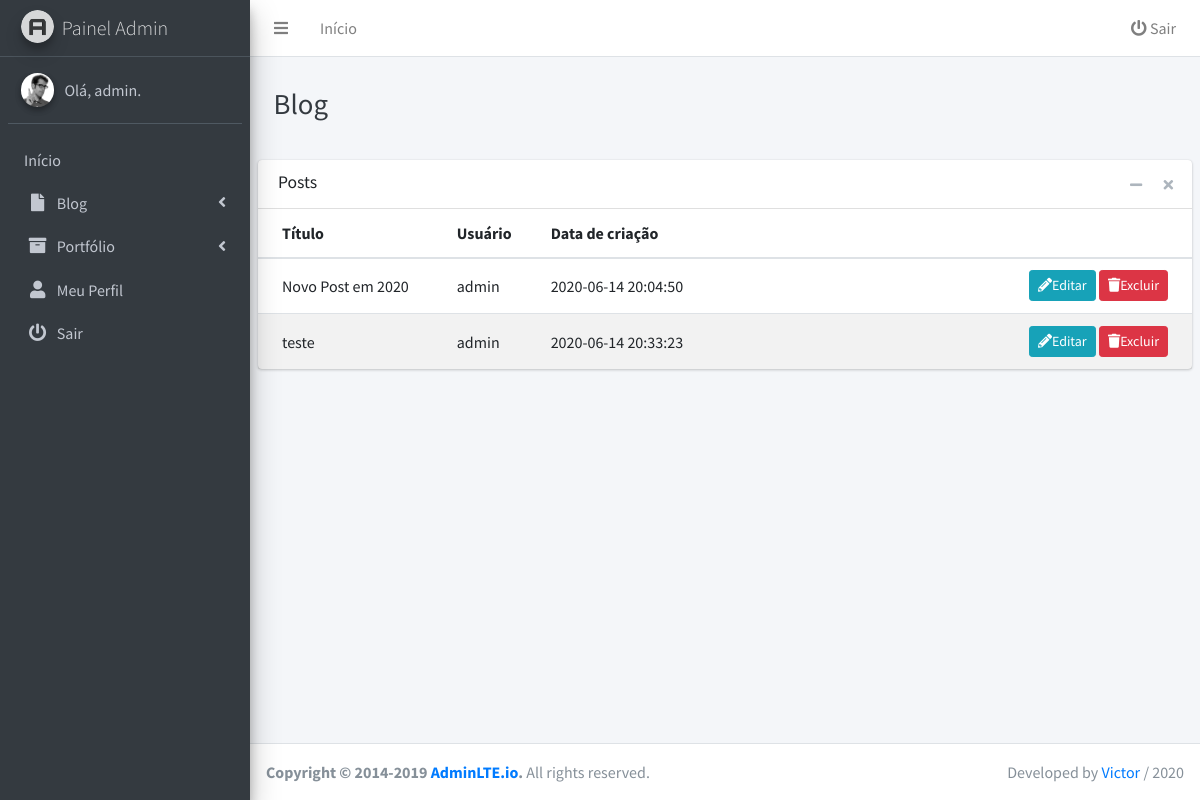
/admin/posts.php (signed in), run on the app's committed database.
### tables this page shows
CREATE TABLE `posts` (
  `id` int(11) NOT NULL,
  `titulo` varchar(128) NOT NULL,
  `descricao` text NOT NULL,
  `user` varchar(32) NOT NULL,
  `date_log` timestamp NOT NULL DEFAULT CURRENT_TIMESTAMP
);

### class/Post.php (called while the page is built, shortened)
<?php
class Post{
    public static function listar($limit = 0){
        $connect = conexao();
        if($limit != 0){
            $sql = "SELECT * FROM posts LIMIT $limit";
        }else{
            $sql = "SELECT * FROM posts";
        }
        $result = $connect->query($sql);
        if($result){
            while($row = mysqli_fetch_assoc($result)){
                $data[] = $row;
            }
           return $data;
        }else{
            echo "<script>alert('Ocorreu um ERRO, tente novamente!')</script>";
        }
    }
}
?>

### admin/posts.php (the view, shortened to what this page needs)
<?php require_once 'inc/header.php';
$posts = Post::listar();
?>
<div class="content-wrapper">
<section class="content-header">
        <div class="content-header">
      <div class="container-fluid">
        <div class="row mb-2">
          <div class="col-sm-6">
            <h1 class="m-0 text-dark">Blog</h1>
          </div>
        </div>
      </div>
    </div>
</section>
<section class="content">
<div class="card">
  <div class="card-header">
    <h3 class="card-title">Posts</h3>
    <div class="card-tools">
      <button type="button" class="btn btn-tool" data-card-widget="collapse" data-toggle="tooltip" title="Collapse">
        <i class="fas fa-minus"></i></button>
      <button type="button" class="btn btn-tool" data-card-widget="remove" data-toggle="tooltip" title="Remove">
        <i class="fas fa-times"></i></button>
    </div>
  </div>
  <div class="card-body p-0">
    <table class="table table-striped projects">
        <thead>
            <tr>
                <th style="width: 20%">
                    Título
                </th>
                <th>
                    Usuário
                </th>
                <th>
                    Data de criação
                </th>
                <th style="width: 50%">
                </th>
            </tr>
        </thead>
        <tbody>
            <tr>
                <?php
                foreach($posts as $post){
                    echo "<tr>";
                    echo "<td>".$post['titulo']."</td>";
                    echo "<td>".$post['user']."</td>";
                    echo "<td>".$post['date_log']."</td>";
                    echo ' <td class="project-actions text-right">';
                        echo '<a class="btn btn-info btn-sm" href="post_edit.php?id='.
                        $post["id"].
                        '">
                        <i class="fas fa-pencil-alt"></i>Editar</a> ';
                        echo '<a class="btn btn-danger btn-sm" href="?delete='.
                        $post["id"].
                        '">
                        <i class="fas fa-trash"></i>Excluir</a>';
                    echo '</td>';
                    echo "</tr>";
                }
                ?>
            </tr>
        </tbody></table>
  </div></div>
</section>
</div>
<?php require_once 'inc/footer.php'; ?>

### data on the page
posts: titulo "Novo Post em 2020", user "admin", date_log "2020-06-14 20:04:50"
posts: titulo "teste", user "admin", date_log "2020-06-14 20:33:23"

### other printed values
$_SESSION['usuario'] "admin"
